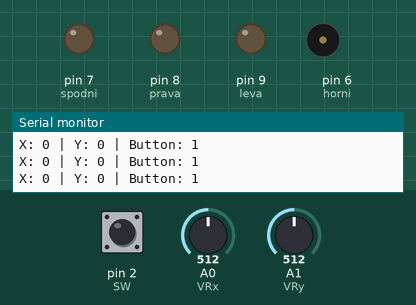
Simulated run of this sketch. Board: Arduino Uno, built with avr-gcc and run on an emulated ATmega328P. On the bench: output pins drawn as LEDs (lit = HIGH), buzzer (waves = sounding, pin HIGH), the last lines printed to the serial monitor. Inputs (shaded band) come from the test bench; at power-on: A0 (VRx) = 512, A1 (VRy) = 512, pin 2 (SW) HIGH.

Above: at 1.2 s.
1.3 s: A0 (VRx) set to 13
2.8 s: A0 (VRx) set to 10
At 3.9 s:
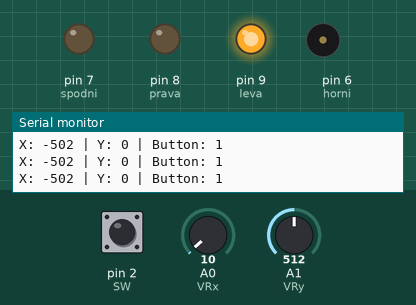
4.3 s: A1 (VRy) set to 13
5.8 s: A1 (VRy) set to 10
At 7.0 s:
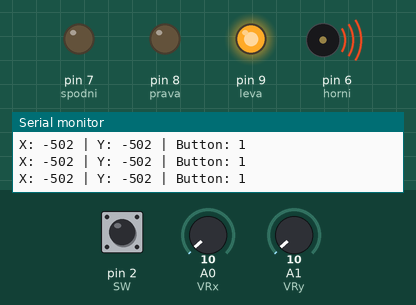
7.3 s: A0 (VRx) set to 122
At 7.6 s:
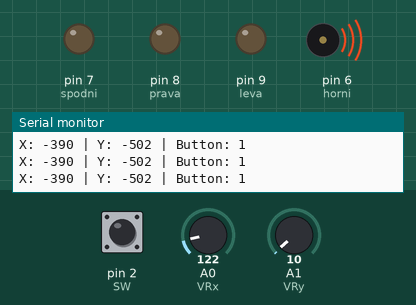
8.8 s: A1 (VRy) set to 1023
At 9.2 s:
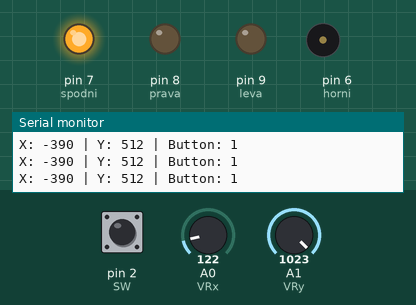
Timing chart, 0 to 11.3 s (numbered marks = the images above; inputs shaded):
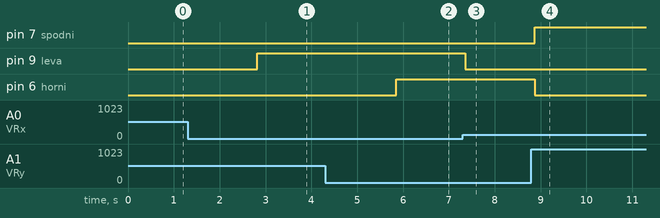

Measured:
- the behaviour switches between 12 and 11 on A0 (VRx) (found by bisection; images 0 and 1)
- the behaviour switches between 12 and 11 on A1 (VRy) (found by bisection; images 1 and 2)
- after the input at 2.8 s, pin 9 (leva): LOW → HIGH at once
- after the input at 5.8 s, pin 6 (horni): LOW → HIGH after 0.05 s
- after the input at 7.3 s, pin 9 (leva): HIGH → LOW after 0.06 s
- after the input at 8.8 s, pin 7 (spodni): LOW → HIGH after 0.08 s; pin 6 (horni): HIGH → LOW after 0.08 s

The sketch:

joystick__.ino
```cpp
int VRx = A0;
int VRy = A1;
int SW = 2;

int xPosition = 0;
int yPosition = 0;
int SW_state = 0;
int mapX = 0;
int mapY = 0;

void setup() {
  Serial.begin(9600);

  pinMode (6, OUTPUT); //horni
  pinMode (7, OUTPUT); //spodni
  pinMode (8, OUTPUT); //prava
  pinMode (9, OUTPUT); //leva

  pinMode(VRx, INPUT);
  pinMode(VRy, INPUT);
  pinMode(SW, INPUT_PULLUP);

}

void loop() {

  xPosition = analogRead(VRx);
  yPosition = analogRead(VRy);
  SW_state = digitalRead(SW);
  mapX = map(xPosition, 0, 1023, -512, 512);
  mapY = map(yPosition, 0, 1023, -512, 512);

  if (mapX < -500) {
  digitalWrite (9,HIGH);
  } else {
  digitalWrite (9, LOW);
  }

  if (mapX > 500) {
  digitalWrite (8, HIGH);
  } else {
  digitalWrite (8,LOW);
  }

  if (mapY < -500) {
  digitalWrite (6,HIGH);
  }else{
    digitalWrite (6, LOW);
  }

  if (mapY > 500){
    digitalWrite (7, HIGH);
  }else{
    digitalWrite (7, LOW);
  }

  Serial.print("X: ");
  Serial.print(mapX);
  Serial.print(" | Y: ");
  Serial.print(mapY);
  Serial.print(" | Button: ");
  Serial.println(SW_state);

  delay(100);

}
```
